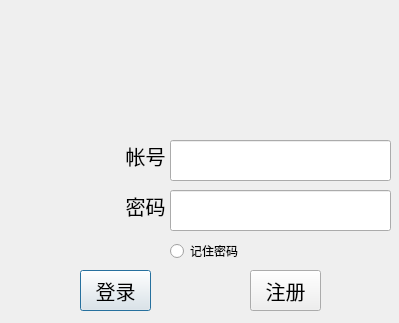
<?xml version="1.0" encoding="UTF-8"?>
<ui version="4.0">
 <class>LoginWidget</class>
 <widget class="QDialog" name="LoginWidget">
  <property name="geometry">
   <rect>
    <x>0</x>
    <y>0</y>
    <width>399</width>
    <height>323</height>
   </rect>
  </property>
  <property name="windowTitle">
   <string>LoginWidget</string>
  </property>
  <widget class="QLineEdit" name="cntLineEdit">
   <property name="geometry">
    <rect>
     <x>170</x>
     <y>140</y>
     <width>221</width>
     <height>41</height>
    </rect>
   </property>
   <property name="alignment">
    <set>Qt::AlignCenter</set>
   </property>
  </widget>
  <widget class="QLabel" name="imgLabel">
   <property name="geometry">
    <rect>
     <x>10</x>
     <y>140</y>
     <width>101</width>
     <height>91</height>
    </rect>
   </property>
   <property name="styleSheet">
    <string notr="true"/>
   </property>
   <property name="text">
    <string/>
   </property>
  </widget>
  <widget class="QLabel" name="label_3">
   <property name="geometry">
    <rect>
     <x>120</x>
     <y>140</y>
     <width>51</width>
     <height>31</height>
    </rect>
   </property>
   <property name="font">
    <font>
     <pointsize>15</pointsize>
    </font>
   </property>
   <property name="text">
    <string>帐号</string>
   </property>
   <property name="alignment">
    <set>Qt::AlignCenter</set>
   </property>
  </widget>
  <widget class="QLabel" name="label_4">
   <property name="geometry">
    <rect>
     <x>120</x>
     <y>190</y>
     <width>51</width>
     <height>31</height>
    </rect>
   </property>
   <property name="font">
    <font>
     <pointsize>15</pointsize>
    </font>
   </property>
   <property name="text">
    <string>密码</string>
   </property>
   <property name="alignment">
    <set>Qt::AlignCenter</set>
   </property>
  </widget>
  <widget class="QPushButton" name="loginPushButton">
   <property name="geometry">
    <rect>
     <x>80</x>
     <y>270</y>
     <width>71</width>
     <height>41</height>
    </rect>
   </property>
   <property name="font">
    <font>
     <pointsize>15</pointsize>
    </font>
   </property>
   <property name="text">
    <string>登录</string>
   </property>
  </widget>
  <widget class="QPushButton" name="registerPushButton">
   <property name="geometry">
    <rect>
     <x>250</x>
     <y>270</y>
     <width>71</width>
     <height>41</height>
    </rect>
   </property>
   <property name="font">
    <font>
     <pointsize>15</pointsize>
    </font>
   </property>
   <property name="text">
    <string>注册</string>
   </property>
  </widget>
  <widget class="QLabel" name="logoLabel">
   <property name="geometry">
    <rect>
     <x>0</x>
     <y>0</y>
     <width>401</width>
     <height>141</height>
    </rect>
   </property>
   <property name="styleSheet">
    <string notr="true"/>
   </property>
   <property name="text">
    <string/>
   </property>
   <property name="alignment">
    <set>Qt::AlignCenter</set>
   </property>
  </widget>
  <widget class="QLineEdit" name="passwdLineEdit">
   <property name="geometry">
    <rect>
     <x>170</x>
     <y>190</y>
     <width>221</width>
     <height>41</height>
    </rect>
   </property>
   <property name="alignment">
    <set>Qt::AlignCenter</set>
   </property>
  </widget>
  <widget class="QRadioButton" name="rpwdRadioButton">
   <property name="geometry">
    <rect>
     <x>170</x>
     <y>240</y>
     <width>100</width>
     <height>22</height>
    </rect>
   </property>
   <property name="text">
    <string>记住密码</string>
   </property>
  </widget>
 </widget>
 <layoutdefault spacing="6" margin="11"/>
 <resources/>
 <connections/>
</ui>
